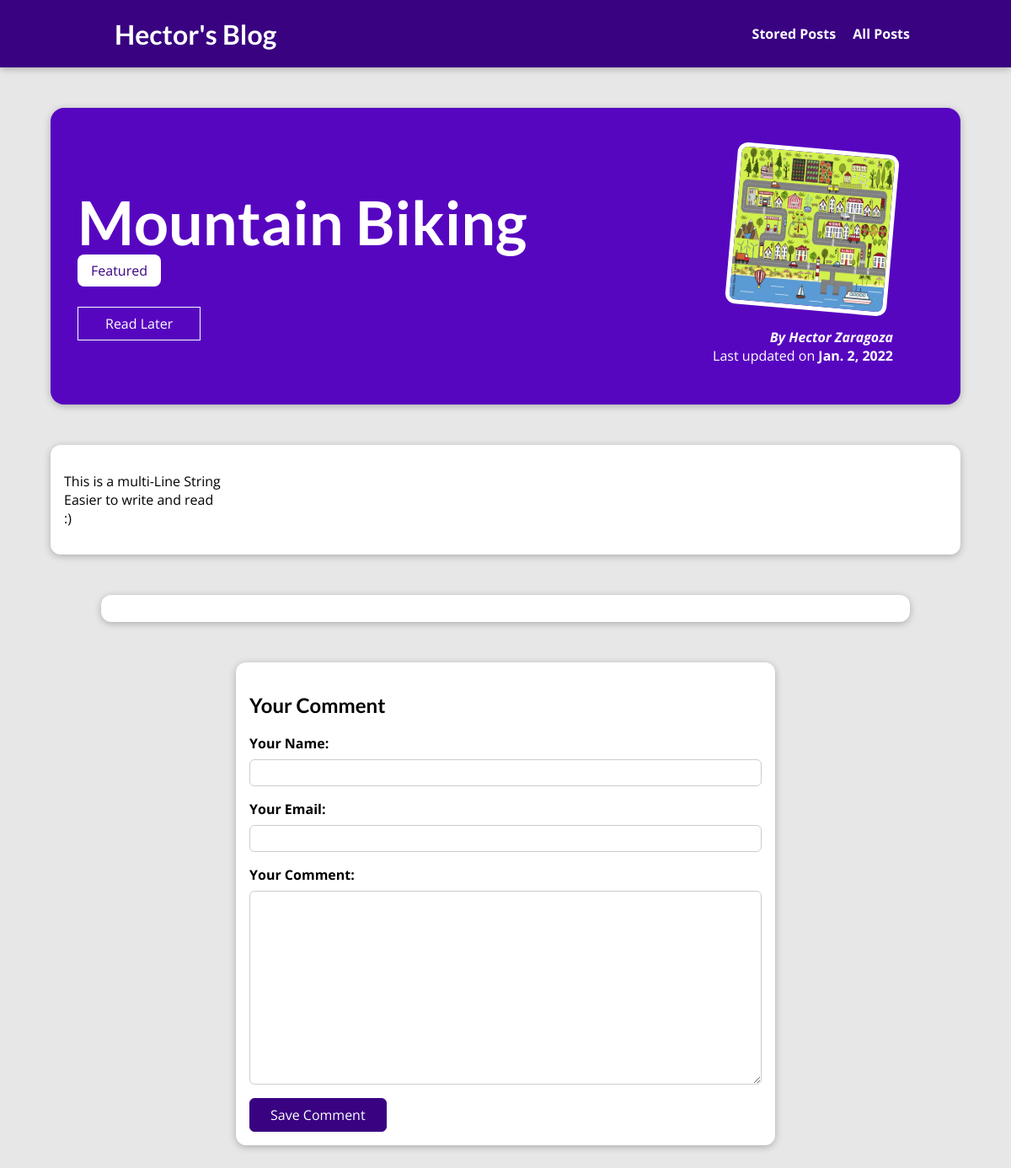
The page /posts/hike-in-the-mountains on the database as committed earlier.
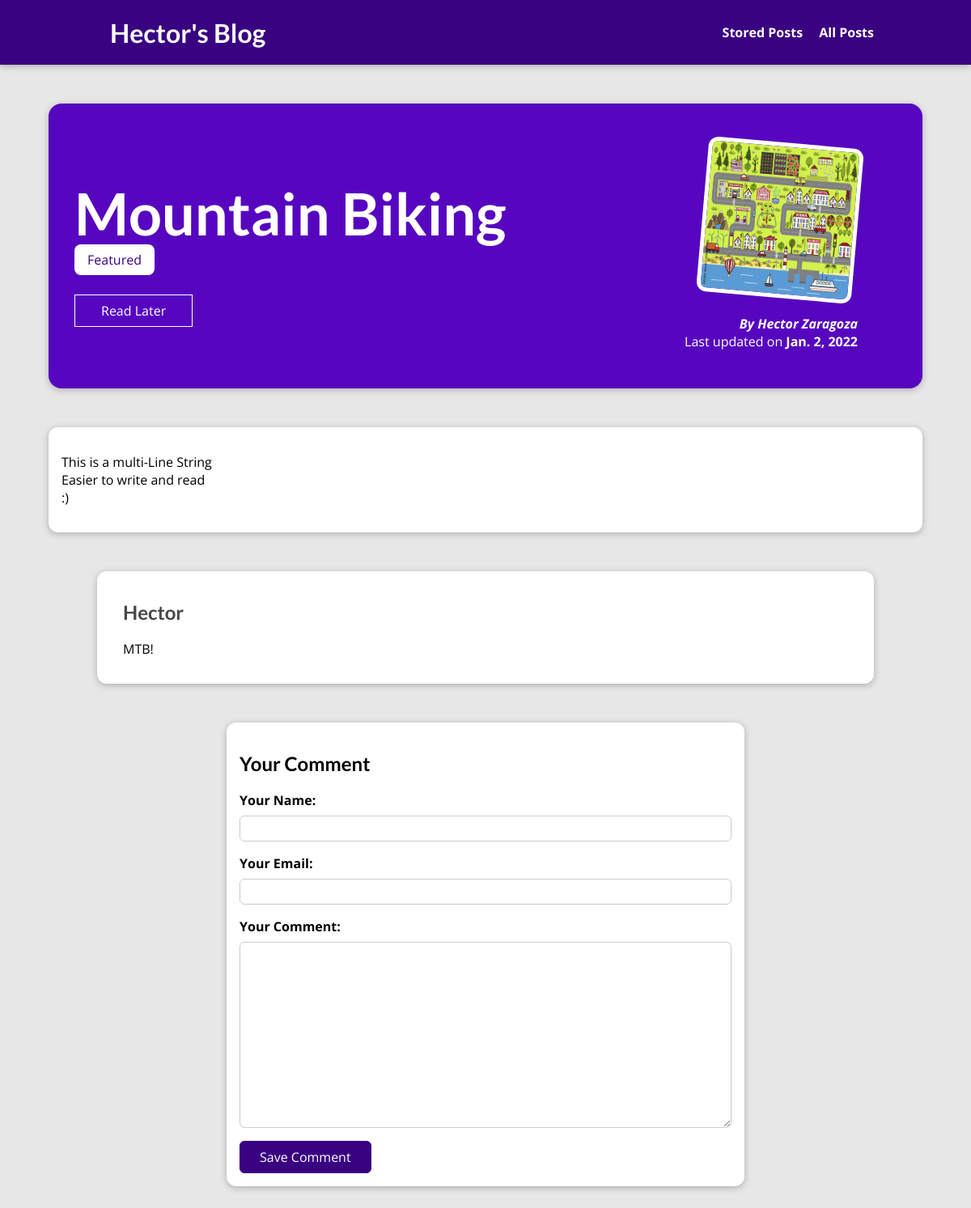
The same page on the database as committed later.
### blog/models.py (models this page shows, shortened)
class Post(models.Model):
    title = models.CharField(max_length=150)
    excerpt = models.CharField(max_length=200)
    image = models.ImageField(upload_to="posts", null=True)
    date = models.DateField(auto_now=True)
    slug = models.SlugField(unique=True, db_index=True)
    content = models.TextField(validators=[MinLengthValidator(10)])
    author = models.ForeignKey(Author, on_delete=models.SET_NULL, null=True, related_name="posts")
    tags = models.ManyToManyField(Tag)

class Tag(models.Model):
    caption = models.CharField(max_length=20)

class Author(models.Model):
    first_name = models.CharField(max_length=100)
    last_name = models.CharField(max_length=100)
    email_address = models.EmailField()
    def __str__(self):
        return f"{self.first_name} {self.last_name}"

class Comment(models.Model):
    user_name = models.CharField(max_length=120)
    user_email = models.EmailField()
    text = models.TextField(max_length=400)
    post = models.ForeignKey(Post, on_delete=models.CASCADE, related_name = "comments")

### blog/views.py (the view, shortened to what this page needs)
# urls.py: path("posts/<slug>", views.SinglePostView.as_view(), name="post-detail-page"), #/posts/my-first-post
class SinglePostView(View):
    def is_stored_post(self, request, post_id):
        stored_posts = request.session.get("stored_posts")
        if stored_posts is not None:
            is_saved_for_later = post_id in stored_posts
        else:
            is_saved_for_later = False
        return is_saved_for_later
    def get(self, request, slug):
        post = Post.objects.get(slug=slug)
        context = {
            "post": post,
            "post_tags": post.tags.all(),
            "comment_form": CommentForm(),
            "comments": post.comments.all().order_by("-id"),
            "saved_for_later": self.is_stored_post(request, post.id)
        }
        return render(request, "blog/post-detail.html", context)

### blog/forms.py
class CommentForm(forms.ModelForm):
    class Meta:
        model = Comment
        exclude = ["post"]
        labels = {
            "user_name": "Your Name",
            "user_email": "Your Email",
            "text": "Your Comment"
        }

### blog/templates/blog/post-detail.html (shortened to what this page needs)
{% extends "base.html" %}
{% load static %}
{% block css_files %}
    <link rel="stylesheet" href="{% static "blog/post-detail.css" %}"/>
{% endblock %}
{% block content %}
    <section id="summary">
        <h2>{{ post.title }}</h2>
        <div>
            {% for tag in post_tags %}
                <span class="tag">{{ tag.caption }}</span>
            {% endfor %}
        </div>
        <div id="read-later">
            <form action="{% url "read-later" %}" method="POST">
                <button>
                    {% if saved_for_later %}
                        Remove from "Read Later" List
                    {% else %}
                        Read Later
                    {% endif %}
                </button>
            </form>
        </div>
        <article>
            <img src="{{ post.image.url }}" alt="{{ post.title }}">
            <address>By <a href="mailto:{{ post.author.email_address }}">{{ post.author }}</a></address>
            <div>
                Last updated on <time>{{ post.date }}</time>
            </div>
        </article>
    </section>
    <main>
        {{ post.content|linebreaks }}
    </main>
    <section id="comments">
        <ul>
            {% for comment in comments %}
                <li>
                    <h2>{{ comment.user_name }}</h2>
                    <p>{{ comment.text|linebreaks }}</p>
                </li>
            {% endfor %}
        </ul>
    </section>
    <section id="comment-form">
        <h2>Your Comment</h2>
        <form action='{% url "post-detail-page" post.slug %}' method="POST">
        <form>
            {% for form_field in comment_form %}
            <div class="form-control {% if form_field.errors %}invalid{% endif %}">
                {{ form_field.label_tag }}
                {{ form_field }}
            </div>
            {% endfor %}
            <button>Save Comment</button>
        </form>
    </section>
{% endblock %}

### templates/base.html (shortened to what this page needs)
{% load static %}
<!DOCTYPE html>
<html lang="en">
<head>
    <link rel="stylesheet" href="{% static "app.css" %}">
    {% block css_files %}{% endblock %}
</head>
<body>
    <header id="main-navigation">
        <h1><a href="{% url "starting-page" %}">Hector's Blog</a></h1>
        <nav>
            <a href="{% url "read-later" %}">Stored Posts</a>
            <a href="{% url "posts-page" %}">All Posts</a>
        </nav>
    </header>
    {% block content %}
    {% endblock %}
</body>
</html>

### static/app.css (style rules this page uses)
* { box-sizing: border-box; }
html { font-family: 'Open Sans', 'Lato', sans-serif; }
body { margin: 0; }
h1, h2, h3 { font-family: 'Lato', sans-serif; font-weight: bold; }
#main-navigation { width: 100%; height: 5rem; display: flex; justify-content: space-between; align-items: center; padding: 0 10%; position: absolute; top: 0; left: 0; }
#main-navigation a { text-decoration: none; color: white; font-weight: bold; margin-left: 1rem; }

### blog/static/blog/post-detail.css (style rules this page uses)
body { background-color: #e7e7e7; }
#main-navigation { background-color: #390281; box-shadow: 0 2px 8px rgba(0, 0, 0, 0.25); }
#summary { margin: 8rem auto 3rem auto; padding: 2rem; width: 90%; max-width: 90rem; border-radius: 16px; background-color: #5706c0; position: relative; box-shadow: 0 2px 8px rgba(0, 0, 0, 0.25); height: 22rem; }
#summary h2 { color: white; font-size: 4.5rem; margin-bottom: 0.25rem; }
#summary article { position: absolute; top: 2rem; right: 3rem; padding: 1rem 2rem; border-radius: 12px; text-align: right; color: white; }
#summary article img { width: 12rem; height: 12rem; border-radius: 12px; transform: rotateZ(5deg); border: 5px solid white; margin-bottom: 1rem; }
#summary address { font-weight: bold; }
#summary a { color: white; text-decoration: none; }
#summary time { font-weight: bold; }
#read-later { margin: 2rem 0; }
#read-later button { background-color: transparent; border: 1px solid white; padding: 0.5rem 2rem; font: inherit; color: white; cursor: pointer; }
main { width: 90%; max-width: 90rem; margin: 3rem auto; background-color: white; padding: 1rem; border-radius: 12px; box-shadow: 0 2px 8px rgba(0, 0, 0, 0.25); }
.tag { background-color: white; color: #390281; padding: 0.5rem 1rem; border-radius: 8px; }
#comment-form { margin: 3rem auto; width: 90%; max-width: 40rem; border-radius: 12px; background-color: white; box-shadow: 0 2px 8px rgba(0, 0, 0, 0.25); padding: 1rem; }
#comment-form button { font: inherit; background-color: #390281; color: white; border: 1px solid #390281; padding: 0.5rem 1.5rem; border-radius: 6px; cursor: pointer; }
.form-control { margin-bottom: 1rem; }
.form-control label { font-weight: bold; margin-bottom: 0.5rem; display: block; }
.form-control input, .form-control textarea { display: block; width: 100%; font: inherit; padding: 0.25rem; border-radius: 6px; border: 1px solid #ccc; }
#comments { margin: 3rem auto; width: 90%; max-width: 60rem; border-radius: 12px; background-color: white; box-shadow: 0 2px 8px rgba(0, 0, 0, 0.25); padding: 1rem 2rem; }
#comments ul { list-style: none; margin: 0; padding: 0; }
#comments li { margin-bottom: 1rem; border-bottom: 2px solid #ccc; }
#comments li:last-of-type { border-bottom: none; }
#comments h2 { color: #464646; }

Rows that differ between the two databases and show on the page:
added Comment: user_name "Hector", text "MTB!"
